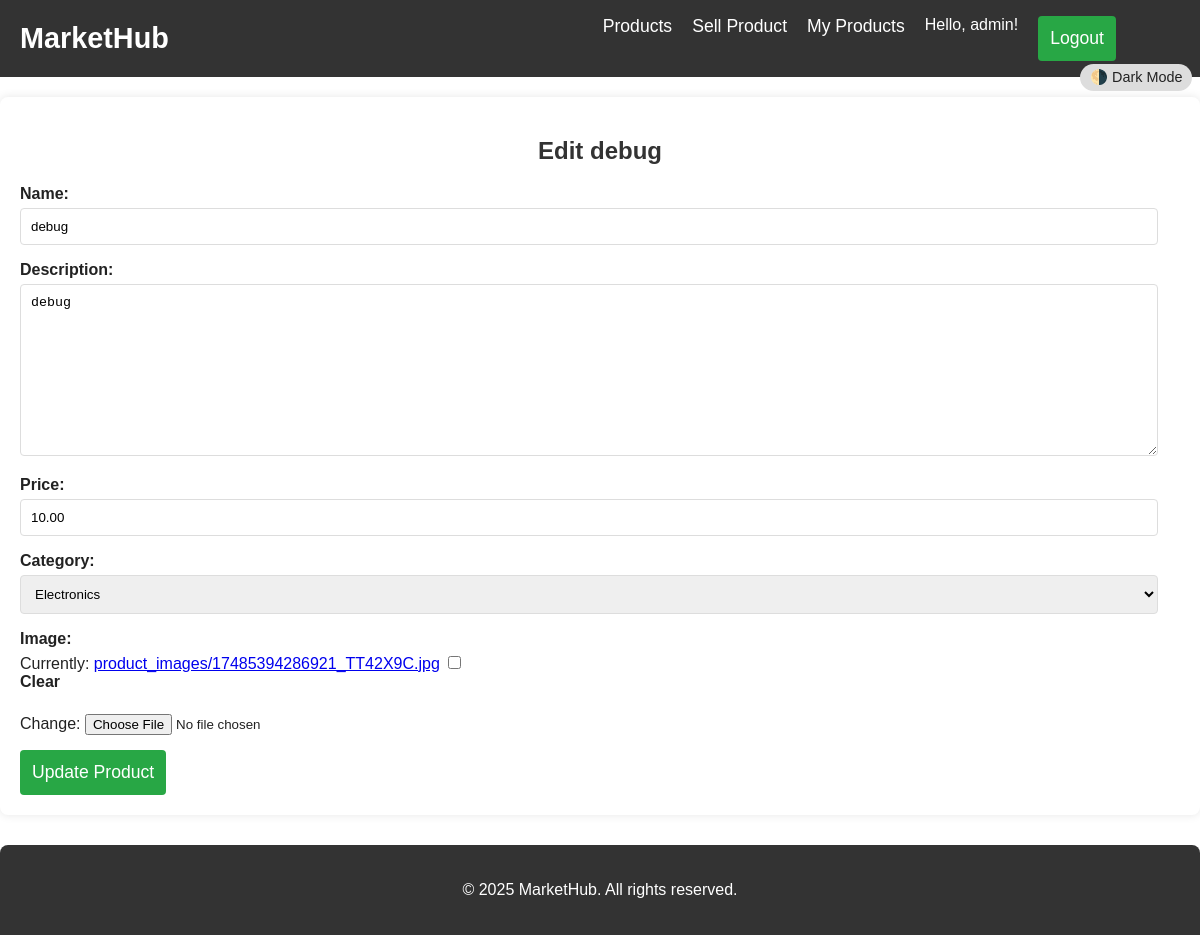
/products/7/edit/ (signed in), run on an earlier commit of the app's database.
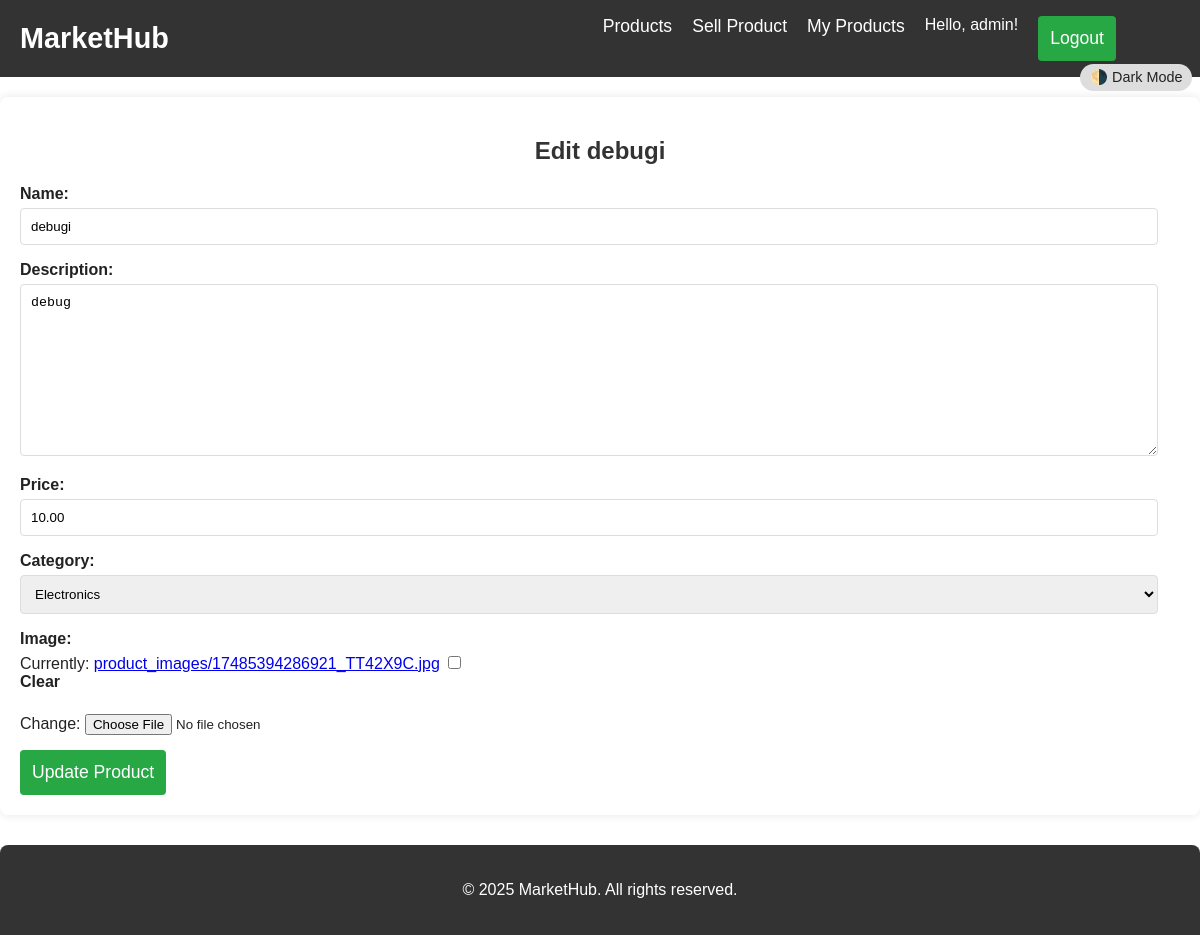
And on a later commit of the database.
### products/models.py (models this page shows, shortened)
class Product(models.Model):
    name = models.CharField(max_length=200)
    description = models.TextField()
    price = models.DecimalField(max_digits=10, decimal_places=2)
    category = models.ForeignKey(Category, on_delete=models.SET_NULL, null=True, related_name='products')
    seller = models.ForeignKey(User, on_delete=models.CASCADE, related_name='products')
    image = models.ImageField(upload_to='product_images/', blank=True, null=True)
    created_at = models.DateTimeField(auto_now_add=True)
    updated_at = models.DateTimeField(auto_now=True)
    is_active = models.BooleanField(default=True) # Will be useful later
    class Meta:
        ordering = ['-created_at']

class Category(models.Model):
    name = models.CharField(max_length=100, unique=True)
    description = models.TextField(blank=True)
    def __str__(self):
            return self.name

### products/views.py (the view)
# urls.py: path('<int:pk>/edit/', views.product_update, name='product_update'),
@login_required
def product_update(request, pk):
    product = get_object_or_404(Product, pk=pk, is_active=True)
    if product.seller.pk != request.user.pk:
        messages.error(request, "You are not authorized to edit this product.")
        return redirect('product_detail', pk=product.pk)
    if request.method == 'POST':
        form = ProductForm(request.POST, request.FILES, instance=product)
        if form.is_valid():
            form.save()
            messages.success(request, f'Product "{product.name}" updated successfully!')
            return redirect('product_detail', pk=product.pk)
    else:
        form = ProductForm(instance=product)
    context = {
        'form': form,
        'product': product,
        'title': f'Edit {product.name}'
    }
    return render(request, 'products/product_form.html', context)

### products/forms.py (shortened to what this page needs)
class ProductForm(forms.ModelForm):
    class Meta:
        model = Product
        fields = ['name', 'description', 'price', 'category', 'image']
    def __init__(self, *args, **kwargs):
        super().__init__(*args, **kwargs)
        self.fields['category'].queryset = Category.objects.all()
        self.fields['name'].widget.attrs.update({'placeholder': 'Enter product name'})
        self.fields['description'].widget.attrs.update({'placeholder': 'Provide a detailed description'})
        self.fields['price'].widget.attrs.update({'placeholder': 'e.g., 99.99'})
        self.fields['name'].required = True
        self.fields['description'].required = True
        self.fields['price'].required = True
        self.fields['category'].required = True

### templates/products/product_form.html (shortened to what this page needs)
{% extends 'base.html' %}
{% block content %}
    <h2>{{ title }}</h2>
    <form method="post" enctype="multipart/form-data">
        {{ form.as_p }}
        <button type="submit" class="btn">
            {% if product %}
                Update Product
            {% else %}
                List Product
            {% endif %}
        </button>
    </form>
{% endblock %}

What changed in the data, as far as the page shows it:
changed Product "debug": name "debug" → "debugi"
Also different on the page:
{{ title }}: "Edit debug" → "Edit debugi"
